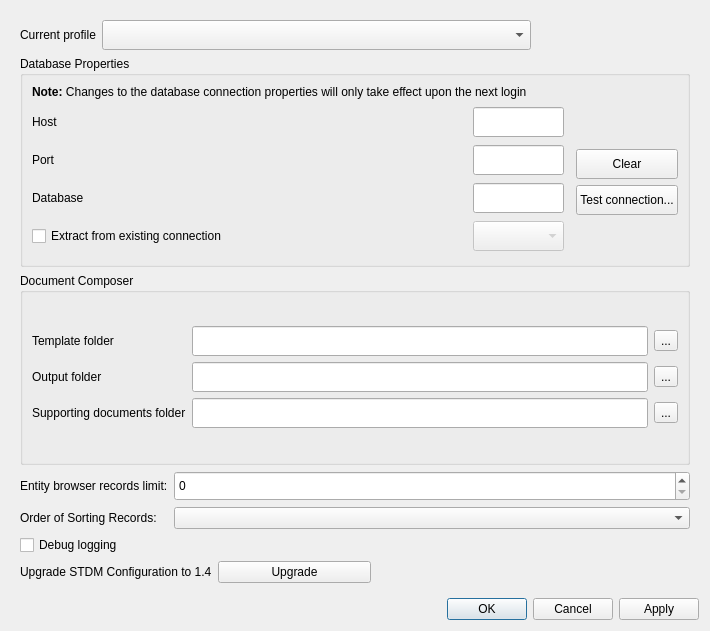
<?xml version="1.0" encoding="UTF-8"?>
<ui version="4.0">
 <class>DlgOptions</class>
 <widget class="QDialog" name="DlgOptions">
  <property name="geometry">
   <rect>
    <x>0</x>
    <y>0</y>
    <width>710</width>
    <height>631</height>
   </rect>
  </property>
  <property name="sizePolicy">
   <sizepolicy hsizetype="Expanding" vsizetype="Expanding">
    <horstretch>0</horstretch>
    <verstretch>0</verstretch>
   </sizepolicy>
  </property>
  <property name="windowTitle">
   <string>Options</string>
  </property>
  <layout class="QVBoxLayout" name="verticalLayout">
   <item>
    <layout class="QVBoxLayout" name="vlNotification"/>
   </item>
   <item>
    <widget class="QScrollArea" name="scrollArea">
     <property name="frameShape">
      <enum>QFrame::NoFrame</enum>
     </property>
     <property name="frameShadow">
      <enum>QFrame::Sunken</enum>
     </property>
     <property name="widgetResizable">
      <bool>true</bool>
     </property>
     <widget class="QWidget" name="scrollAreaWidgetContents">
      <property name="geometry">
       <rect>
        <x>0</x>
        <y>0</y>
        <width>692</width>
        <height>576</height>
       </rect>
      </property>
      <layout class="QGridLayout" name="gridLayout_5">
       <item row="3" column="0" colspan="4">
        <widget class="QGroupBox" name="groupBox">
         <property name="title">
          <string>Database Properties</string>
         </property>
         <layout class="QGridLayout" name="gridLayout_3">
          <item row="0" column="0" colspan="3">
           <widget class="QLabel" name="label_5">
            <property name="text">
             <string>&lt;html&gt;&lt;head/&gt;&lt;body&gt;&lt;p&gt;&lt;span
                                                        style=&quot; font-weight:600;&quot;&gt;Note:&lt;/span&gt;
                                                        Changes to the database connection properties will only take
                                                        effect upon the next login&lt;/p&gt;&lt;/body&gt;&lt;/html&gt;
                                                    </string>
            </property>
            <property name="wordWrap">
             <bool>true</bool>
            </property>
           </widget>
          </item>
          <item row="1" column="0" rowspan="2" colspan="3">
           <widget class="QFrame" name="frame">
            <property name="frameShape">
             <enum>QFrame::NoFrame</enum>
            </property>
            <property name="frameShadow">
             <enum>QFrame::Raised</enum>
            </property>
            <layout class="QGridLayout" name="gridLayout_2">
             <property name="margin">
              <number>0</number>
             </property>
             <item row="0" column="0" rowspan="4">
              <layout class="QGridLayout" name="gridLayout">
               <property name="rightMargin">
                <number>6</number>
               </property>
               <item row="1" column="0">
                <widget class="QLabel" name="label_3">
                 <property name="text">
                  <string>Port</string>
                 </property>
                </widget>
               </item>
               <item row="0" column="1">
                <widget class="QLineEdit" name="txtHost">
                 <property name="minimumSize">
                  <size>
                   <width>0</width>
                   <height>30</height>
                  </size>
                 </property>
                 <property name="maxLength">
                  <number>200</number>
                 </property>
                </widget>
               </item>
               <item row="0" column="0">
                <widget class="QLabel" name="label_2">
                 <property name="minimumSize">
                  <size>
                   <width>70</width>
                   <height>0</height>
                  </size>
                 </property>
                 <property name="text">
                  <string>Host</string>
                 </property>
                </widget>
               </item>
               <item row="3" column="1">
                <widget class="QComboBox" name="cbo_pg_connections">
                 <property name="enabled">
                  <bool>false</bool>
                 </property>
                 <property name="minimumSize">
                  <size>
                   <width>0</width>
                   <height>30</height>
                  </size>
                 </property>
                </widget>
               </item>
               <item row="2" column="1">
                <widget class="QLineEdit" name="txtDatabase">
                 <property name="minimumSize">
                  <size>
                   <width>0</width>
                   <height>30</height>
                  </size>
                 </property>
                 <property name="maxLength">
                  <number>100</number>
                 </property>
                </widget>
               </item>
               <item row="3" column="0">
                <widget class="QCheckBox" name="chk_pg_connections">
                 <property name="text">
                  <string>Extract from existing connection                                                                        </string>
                 </property>
                </widget>
               </item>
               <item row="2" column="0">
                <widget class="QLabel" name="label_4">
                 <property name="text">
                  <string>Database</string>
                 </property>
                </widget>
               </item>
               <item row="1" column="1">
                <widget class="QLineEdit" name="txtPort">
                 <property name="minimumSize">
                  <size>
                   <width>0</width>
                   <height>30</height>
                  </size>
                 </property>
                 <property name="maxLength">
                  <number>6</number>
                 </property>
                 <property name="echoMode">
                  <enum>QLineEdit::Normal</enum>
                 </property>
                </widget>
               </item>
              </layout>
             </item>
             <item row="0" column="1">
              <spacer name="verticalSpacer">
               <property name="orientation">
                <enum>Qt::Vertical</enum>
               </property>
               <property name="sizeHint" stdset="0">
                <size>
                 <width>20</width>
                 <height>38</height>
                </size>
               </property>
              </spacer>
             </item>
             <item row="1" column="1">
              <widget class="QPushButton" name="btn_db_conn_clear">
               <property name="minimumSize">
                <size>
                 <width>0</width>
                 <height>30</height>
                </size>
               </property>
               <property name="toolTip">
                <string>Clear database connection properties</string>
               </property>
               <property name="text">
                <string>Clear</string>
               </property>
              </widget>
             </item>
             <item row="2" column="1">
              <widget class="QPushButton" name="btn_test_db_connection">
               <property name="minimumSize">
                <size>
                 <width>0</width>
                 <height>30</height>
                </size>
               </property>
               <property name="toolTip">
                <string>Test database connection</string>
               </property>
               <property name="text">
                <string>Test connection...</string>
               </property>
              </widget>
             </item>
             <item row="3" column="1">
              <spacer name="verticalSpacer_2">
               <property name="orientation">
                <enum>Qt::Vertical</enum>
               </property>
               <property name="sizeHint" stdset="0">
                <size>
                 <width>20</width>
                 <height>40</height>
                </size>
               </property>
              </spacer>
             </item>
            </layout>
           </widget>
          </item>
         </layout>
        </widget>
       </item>
       <item row="0" column="0" colspan="3">
        <layout class="QGridLayout" name="gridLayout_7" rowstretch="0">
         <item row="0" column="0">
          <widget class="QLabel" name="label">
           <property name="text">
            <string>Current profile</string>
           </property>
          </widget>
         </item>
         <item row="0" column="1">
          <widget class="QComboBox" name="cbo_profiles">
           <property name="sizePolicy">
            <sizepolicy hsizetype="Expanding" vsizetype="Fixed">
             <horstretch>0</horstretch>
             <verstretch>0</verstretch>
            </sizepolicy>
           </property>
           <property name="minimumSize">
            <size>
             <width>0</width>
             <height>30</height>
            </size>
           </property>
          </widget>
         </item>
        </layout>
       </item>
       <item row="6" column="0" colspan="4">
        <layout class="QGridLayout" name="gridLayout_6">
         <item row="0" column="0">
          <widget class="QLabel" name="label_10">
           <property name="text">
            <string>Entity browser records limit:</string>
           </property>
          </widget>
         </item>
         <item row="1" column="0">
          <widget class="QLabel" name="label_11">
           <property name="text">
            <string>Order of Sorting Records:</string>
           </property>
          </widget>
         </item>
         <item row="1" column="1">
          <widget class="QComboBox" name="cbSortOrder"/>
         </item>
         <item row="0" column="1">
          <widget class="QSpinBox" name="edtEntityRecords">
           <property name="sizePolicy">
            <sizepolicy hsizetype="Minimum" vsizetype="Fixed">
             <horstretch>1</horstretch>
             <verstretch>0</verstretch>
            </sizepolicy>
           </property>
           <property name="minimumSize">
            <size>
             <width>0</width>
             <height>30</height>
            </size>
           </property>
          </widget>
         </item>
        </layout>
       </item>
       <item row="8" column="0">
        <widget class="QCheckBox" name="chk_logging">
         <property name="text">
          <string>Debug logging</string>
         </property>
        </widget>
       </item>
       <item row="9" column="0">
        <widget class="QLabel" name="label_9">
         <property name="minimumSize">
          <size>
           <width>0</width>
           <height>0</height>
          </size>
         </property>
         <property name="text">
          <string>Upgrade STDM Configuration to 1.4</string>
         </property>
        </widget>
       </item>
       <item row="9" column="1">
        <widget class="QPushButton" name="upgradeButton">
         <property name="text">
          <string>Upgrade</string>
         </property>
        </widget>
       </item>
       <item row="5" column="0" colspan="4">
        <widget class="QGroupBox" name="groupBox_3">
         <property name="sizePolicy">
          <sizepolicy hsizetype="Preferred" vsizetype="Fixed">
           <horstretch>0</horstretch>
           <verstretch>0</verstretch>
          </sizepolicy>
         </property>
         <property name="maximumSize">
          <size>
           <width>16777215</width>
           <height>250</height>
          </size>
         </property>
         <property name="title">
          <string>Document Composer</string>
         </property>
         <layout class="QVBoxLayout" name="verticalLayout_2">
          <item>
           <layout class="QGridLayout" name="gridLayout_4">
            <item row="2" column="0">
             <widget class="QLabel" name="label_6">
              <property name="text">
               <string>Supporting documents folder</string>
              </property>
             </widget>
            </item>
            <item row="1" column="0">
             <widget class="QLabel" name="label_8">
              <property name="text">
               <string>Output folder</string>
              </property>
             </widget>
            </item>
            <item row="1" column="2">
             <widget class="QToolButton" name="btn_composer_out_folder">
              <property name="toolTip">
               <string>Choose output directory</string>
              </property>
              <property name="text">
               <string>...</string>
              </property>
              <property name="iconSize">
               <size>
                <width>24</width>
                <height>24</height>
               </size>
              </property>
             </widget>
            </item>
            <item row="1" column="1">
             <widget class="QLineEdit" name="txt_output_dir">
              <property name="minimumSize">
               <size>
                <width>0</width>
                <height>30</height>
               </size>
              </property>
              <property name="maxLength">
               <number>500</number>
              </property>
              <property name="readOnly">
               <bool>true</bool>
              </property>
             </widget>
            </item>
            <item row="0" column="2">
             <widget class="QToolButton" name="btn_template_folder">
              <property name="toolTip">
               <string>Choose templates directory</string>
              </property>
              <property name="text">
               <string>...</string>
              </property>
              <property name="iconSize">
               <size>
                <width>24</width>
                <height>24</height>
               </size>
              </property>
             </widget>
            </item>
            <item row="0" column="0">
             <widget class="QLabel" name="label_7">
              <property name="text">
               <string>Template folder</string>
              </property>
             </widget>
            </item>
            <item row="2" column="2">
             <widget class="QToolButton" name="btn_supporting_docs">
              <property name="toolTip">
               <string>Choose supporting documents directory</string>
              </property>
              <property name="text">
               <string>...</string>
              </property>
              <property name="iconSize">
               <size>
                <width>24</width>
                <height>24</height>
               </size>
              </property>
             </widget>
            </item>
            <item row="0" column="1">
             <widget class="QLineEdit" name="txt_template_dir">
              <property name="minimumSize">
               <size>
                <width>0</width>
                <height>30</height>
               </size>
              </property>
              <property name="maxLength">
               <number>500</number>
              </property>
              <property name="readOnly">
               <bool>true</bool>
              </property>
             </widget>
            </item>
            <item row="2" column="1">
             <widget class="QLineEdit" name="txtRepoLocation">
              <property name="minimumSize">
               <size>
                <width>0</width>
                <height>30</height>
               </size>
              </property>
              <property name="maxLength">
               <number>500</number>
              </property>
              <property name="readOnly">
               <bool>true</bool>
              </property>
             </widget>
            </item>
           </layout>
          </item>
         </layout>
        </widget>
       </item>
      </layout>
     </widget>
    </widget>
   </item>
   <item>
    <widget class="QDialogButtonBox" name="buttonBox">
     <property name="orientation">
      <enum>Qt::Horizontal</enum>
     </property>
     <property name="standardButtons">
      <set>QDialogButtonBox::Apply|QDialogButtonBox::Cancel|QDialogButtonBox::Ok</set>
     </property>
    </widget>
   </item>
  </layout>
 </widget>
 <resources/>
 <connections>
  <connection>
   <sender>buttonBox</sender>
   <signal>rejected()</signal>
   <receiver>DlgOptions</receiver>
   <slot>reject()</slot>
   <hints>
    <hint type="sourcelabel">
     <x>316</x>
     <y>260</y>
    </hint>
    <hint type="destinationlabel">
     <x>286</x>
     <y>274</y>
    </hint>
   </hints>
  </connection>
 </connections>
</ui>
